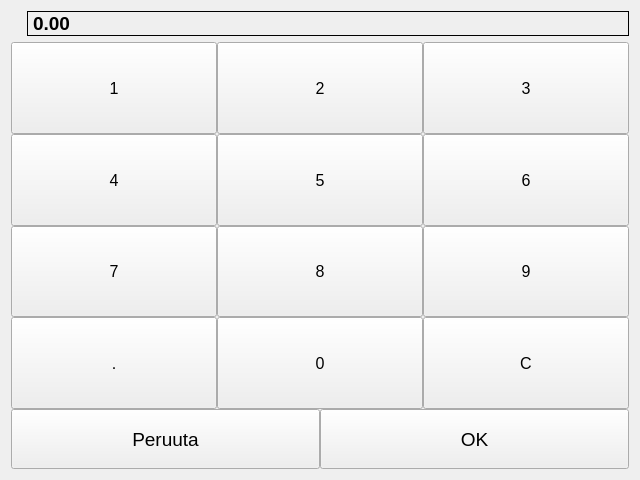
<?xml version="1.0" encoding="UTF-8"?>
<ui version="4.0">
 <class>PageKeypad</class>
 <widget class="QWidget" name="PageKeypad">
  <property name="geometry">
   <rect>
    <x>0</x>
    <y>0</y>
    <width>640</width>
    <height>480</height>
   </rect>
  </property>
  <property name="windowTitle">
   <string/>
  </property>
  <layout class="QVBoxLayout" name="widgetRootLayout" stretch="0,1,0">
   <property name="spacing">
    <number>0</number>
   </property>
   <item>
    <layout class="QHBoxLayout" name="amountDisplayLayout">
     <property name="bottomMargin">
      <number>6</number>
     </property>
     <item>
      <widget class="QLabel" name="lblAmountText">
       <property name="sizePolicy">
        <sizepolicy hsizetype="Maximum" vsizetype="Preferred">
         <horstretch>0</horstretch>
         <verstretch>0</verstretch>
        </sizepolicy>
       </property>
       <property name="font">
        <font>
         <pointsize>14</pointsize>
        </font>
       </property>
       <property name="text">
        <string/>
       </property>
       <property name="textFormat">
        <enum>Qt::PlainText</enum>
       </property>
      </widget>
     </item>
     <item>
      <spacer name="amountSpacer">
       <property name="orientation">
        <enum>Qt::Horizontal</enum>
       </property>
       <property name="sizeType">
        <enum>QSizePolicy::Fixed</enum>
       </property>
       <property name="sizeHint" stdset="0">
        <size>
         <width>5</width>
         <height>20</height>
        </size>
       </property>
      </spacer>
     </item>
     <item>
      <widget class="QLabel" name="lblAmount">
       <property name="font">
        <font>
         <pointsize>14</pointsize>
         <weight>75</weight>
         <bold>true</bold>
        </font>
       </property>
       <property name="frameShape">
        <enum>QFrame::Box</enum>
       </property>
       <property name="text">
        <string>0.00</string>
       </property>
      </widget>
     </item>
    </layout>
   </item>
   <item>
    <layout class="QGridLayout" name="btnGridLayout">
     <item row="0" column="1">
      <widget class="QPushButton" name="btnDigit2">
       <property name="sizePolicy">
        <sizepolicy hsizetype="Expanding" vsizetype="Expanding">
         <horstretch>0</horstretch>
         <verstretch>0</verstretch>
        </sizepolicy>
       </property>
       <property name="font">
        <font>
         <pointsize>12</pointsize>
        </font>
       </property>
       <property name="text">
        <string>2</string>
       </property>
      </widget>
     </item>
     <item row="0" column="2">
      <widget class="QPushButton" name="btnDigit3">
       <property name="sizePolicy">
        <sizepolicy hsizetype="Expanding" vsizetype="Expanding">
         <horstretch>0</horstretch>
         <verstretch>0</verstretch>
        </sizepolicy>
       </property>
       <property name="font">
        <font>
         <pointsize>12</pointsize>
        </font>
       </property>
       <property name="text">
        <string>3</string>
       </property>
      </widget>
     </item>
     <item row="1" column="1">
      <widget class="QPushButton" name="btnDigit5">
       <property name="sizePolicy">
        <sizepolicy hsizetype="Expanding" vsizetype="Expanding">
         <horstretch>0</horstretch>
         <verstretch>0</verstretch>
        </sizepolicy>
       </property>
       <property name="font">
        <font>
         <pointsize>12</pointsize>
        </font>
       </property>
       <property name="text">
        <string>5</string>
       </property>
      </widget>
     </item>
     <item row="1" column="2">
      <widget class="QPushButton" name="btnDigit6">
       <property name="sizePolicy">
        <sizepolicy hsizetype="Expanding" vsizetype="Expanding">
         <horstretch>0</horstretch>
         <verstretch>0</verstretch>
        </sizepolicy>
       </property>
       <property name="font">
        <font>
         <pointsize>12</pointsize>
        </font>
       </property>
       <property name="text">
        <string>6</string>
       </property>
      </widget>
     </item>
     <item row="0" column="0">
      <widget class="QPushButton" name="btnDigit1">
       <property name="sizePolicy">
        <sizepolicy hsizetype="Expanding" vsizetype="Expanding">
         <horstretch>0</horstretch>
         <verstretch>0</verstretch>
        </sizepolicy>
       </property>
       <property name="font">
        <font>
         <pointsize>12</pointsize>
        </font>
       </property>
       <property name="text">
        <string>1</string>
       </property>
      </widget>
     </item>
     <item row="2" column="1">
      <widget class="QPushButton" name="btnDigit8">
       <property name="sizePolicy">
        <sizepolicy hsizetype="Expanding" vsizetype="Expanding">
         <horstretch>0</horstretch>
         <verstretch>0</verstretch>
        </sizepolicy>
       </property>
       <property name="font">
        <font>
         <pointsize>12</pointsize>
        </font>
       </property>
       <property name="text">
        <string>8</string>
       </property>
      </widget>
     </item>
     <item row="2" column="0">
      <widget class="QPushButton" name="btnDigit7">
       <property name="sizePolicy">
        <sizepolicy hsizetype="Expanding" vsizetype="Expanding">
         <horstretch>0</horstretch>
         <verstretch>0</verstretch>
        </sizepolicy>
       </property>
       <property name="font">
        <font>
         <pointsize>12</pointsize>
        </font>
       </property>
       <property name="text">
        <string>7</string>
       </property>
      </widget>
     </item>
     <item row="1" column="0">
      <widget class="QPushButton" name="btnDigit4">
       <property name="sizePolicy">
        <sizepolicy hsizetype="Expanding" vsizetype="Expanding">
         <horstretch>0</horstretch>
         <verstretch>0</verstretch>
        </sizepolicy>
       </property>
       <property name="font">
        <font>
         <pointsize>12</pointsize>
        </font>
       </property>
       <property name="text">
        <string>4</string>
       </property>
      </widget>
     </item>
     <item row="2" column="2">
      <widget class="QPushButton" name="btnDigit9">
       <property name="sizePolicy">
        <sizepolicy hsizetype="Expanding" vsizetype="Expanding">
         <horstretch>0</horstretch>
         <verstretch>0</verstretch>
        </sizepolicy>
       </property>
       <property name="font">
        <font>
         <pointsize>12</pointsize>
        </font>
       </property>
       <property name="text">
        <string>9</string>
       </property>
      </widget>
     </item>
     <item row="3" column="0">
      <widget class="QPushButton" name="btnDot">
       <property name="sizePolicy">
        <sizepolicy hsizetype="Expanding" vsizetype="Expanding">
         <horstretch>0</horstretch>
         <verstretch>0</verstretch>
        </sizepolicy>
       </property>
       <property name="font">
        <font>
         <pointsize>12</pointsize>
        </font>
       </property>
       <property name="text">
        <string>.</string>
       </property>
      </widget>
     </item>
     <item row="3" column="1">
      <widget class="QPushButton" name="btnDigit0">
       <property name="sizePolicy">
        <sizepolicy hsizetype="Expanding" vsizetype="Expanding">
         <horstretch>0</horstretch>
         <verstretch>0</verstretch>
        </sizepolicy>
       </property>
       <property name="font">
        <font>
         <pointsize>12</pointsize>
        </font>
       </property>
       <property name="text">
        <string>0</string>
       </property>
      </widget>
     </item>
     <item row="3" column="2">
      <widget class="QPushButton" name="btnClear">
       <property name="sizePolicy">
        <sizepolicy hsizetype="Expanding" vsizetype="Expanding">
         <horstretch>0</horstretch>
         <verstretch>0</verstretch>
        </sizepolicy>
       </property>
       <property name="font">
        <font>
         <pointsize>12</pointsize>
        </font>
       </property>
       <property name="text">
        <string>C</string>
       </property>
      </widget>
     </item>
    </layout>
   </item>
   <item>
    <layout class="QHBoxLayout" name="okCancelLayout">
     <item>
      <widget class="QPushButton" name="btnCancel">
       <property name="minimumSize">
        <size>
         <width>0</width>
         <height>60</height>
        </size>
       </property>
       <property name="font">
        <font>
         <pointsize>14</pointsize>
        </font>
       </property>
       <property name="text">
        <string>Peruuta</string>
       </property>
      </widget>
     </item>
     <item>
      <widget class="QPushButton" name="btnOk">
       <property name="minimumSize">
        <size>
         <width>0</width>
         <height>60</height>
        </size>
       </property>
       <property name="font">
        <font>
         <pointsize>14</pointsize>
        </font>
       </property>
       <property name="text">
        <string>OK</string>
       </property>
      </widget>
     </item>
    </layout>
   </item>
  </layout>
 </widget>
 <resources/>
 <connections/>
</ui>
